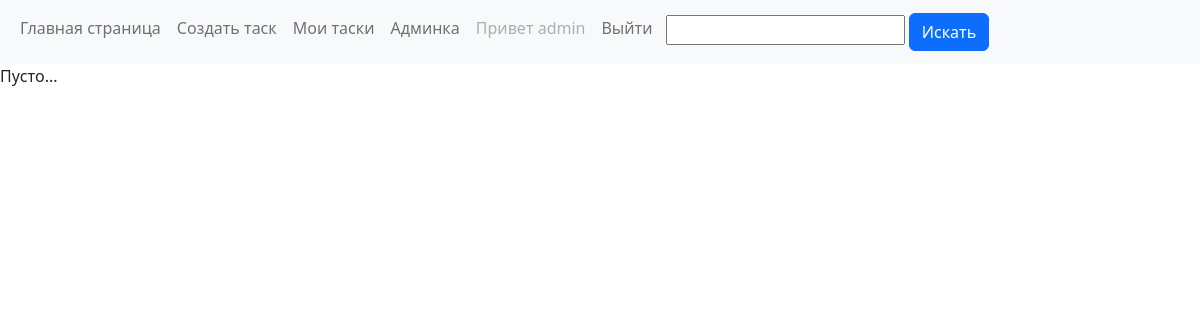
Before: /self_tasks/ (signed in) with the older database file.
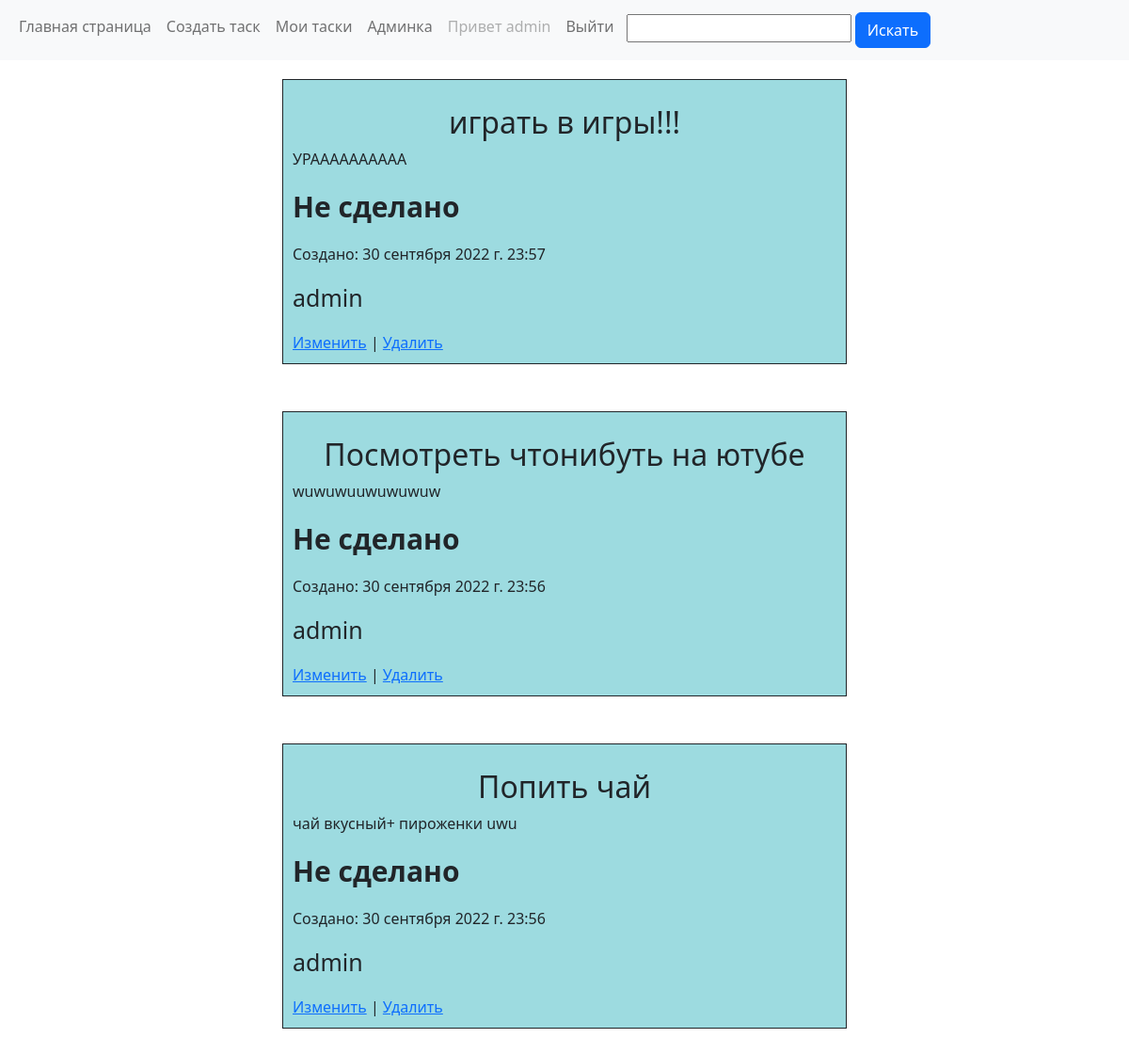
After: the same page with the newer database file.
### main/models.py (models this page shows, shortened)
class Note(Model):
    CHOICE = (('Сделано', 'Сделано'),
              ('Не cделано', 'Не cделано'))
    CHOICE_2 = (('Публичная', 'Публичная'),
                ('Приватная', 'Приватная'))
    author = ForeignKey(User, on_delete=CASCADE, default=None)
    title = CharField('Заголовок', max_length=50)
    text = TextField('Текст', blank=True)
    done = CharField('Сделано', max_length=20, choices=CHOICE)
    create_date = DateTimeField('Дата создания', auto_now_add=True)
    hidden = CharField('Приватная запись', max_length=20, choices=CHOICE_2, default='Публичная', blank=True)
    class Meta:
        db_table = 'note'
        verbose_name = 'Таск'
        verbose_name_plural = 'Таски'

### main/views.py (the view)
# urls.py: path('self_tasks/', self_tasks_view, name='self_tasks'),
def self_tasks_view(request):
    notes = Note.objects.filter(author=request.user.id).order_by('done', '-create_date', )
    context = {'notes': notes,
               'title': 'Мои таски'}
    return render(request, 'main/self_tasks.html', context)

### main/templates/main/self_tasks.html
{% extends 'main/base.html' %}
{% block content %}
{% if notes %}
{% for note in notes %}
{% if note.done == 'Сделано' %}
<div class="div_main" style="background-color:#e8acac;">
    {% else %}
    <div class="div_main" style="background-color:#9ddbe0;">
        {% endif %}
        <p>
            {% if note.done == 'Сделано' %}
        <h2 style="text-align: center;"><strike>{{note.title}}</strike></h2>
        <p><strike> {{note.text}} </strike></p>
        {% else %}
        <h2 style="text-align: center;">{{note.title}}</h2>
        <p>{{note.text}} </p>
        {% endif %}
        <p><b style="font-size:30px;">{{note.done}}</b></p>
        <p>Создано: {{note.create_date}}</p>
        <p style="font-size:25px;">{{note.author}}</p>
        {% if user.is_authenticated %}
        <a href="{% url 'update' note.id %}">Изменить</a> | <a href="{% url 'delete' note.id %}">Удалить</a>
        {% endif %}
    </div>
    {% endfor %}
    {% else %}
    Пусто...
    {% endif %}
    {% endblock %}

Changed rows visible on the page:
added Note: title "играть в игры!!!", text "УРАААААААААА", done "Не cделано", create_date "30 сентября 2022 г. 23:57", author "admin"
added Note: title "Посмотреть чтонибуть на ютубе", text "wuwuwuuwuwuwuw", done "Не cделано", create_date "30 сентября 2022 г. 23:56", author "admin"
added Note: title "Попить чай", text "чай вкусный+ пироженки uwu", done "Не cделано", create_date "30 сентября 2022 г. 23:56", author "admin"
Other visible differences:
text no longer shown: "Пусто..."
